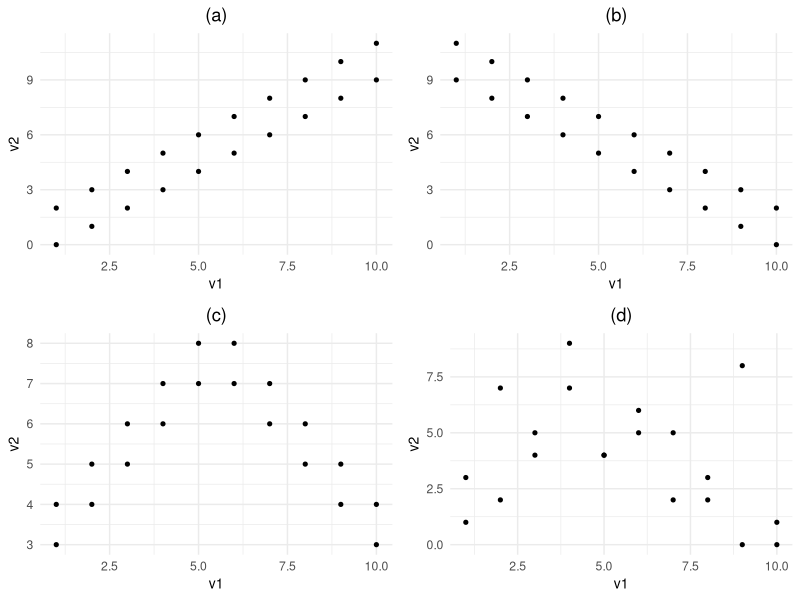

The R script that drew this image:
rm(list = ls())

#library initialization
library(ggplot2)
library(gridExtra) #for adding subplots
library(dplyr) #for special operators
library(corrplot)

v1 <- c(1,2,3,4,5,6,7,8,9,10,1,2,3,4,5,6,7,8,9,10)
v2 <- c(2,3,4,5,6,7,8,9,10,11,0,1,2,3,4,5,6,7,8,9 )

#positive corelation
positive_corr <- data.frame(v1,v2)
positive_corr_plot <- ggplot() + 
  geom_point(data = positive_corr, 
             aes(x = v1, y = v2), size = 1.1) +
  ggtitle("(a)") +
  labs(x = "v1", y = "v2") +
  theme_minimal() +
  theme(plot.title = element_text(hjust = 0.5), axis.title=element_text(size=10))

#negative corelation
v3 <- v2[length(v2):1]
negative_corr <- data.frame(v1,v3)
negative_corr_plot <- ggplot() + 
  geom_point(data = negative_corr, 
             aes(x = v1, y = v3), size = 1.1) +
  ggtitle("(b)") +
  labs(x = "v1", y = "v2") +
  theme_minimal() +
  theme(plot.title = element_text(hjust = 0.5), axis.title=element_text(size=10))

#complex correlation
v4 <- c(3,4,5,6,7,7,6,5,4,3,4,5,6,7,8,8,7,6,5,4)
complex_corr <- data.frame(v1,v4)
complex_corr_plot <- ggplot() + 
  geom_point(data = complex_corr, 
             aes(x = v1, y = v4), size = 1.1) +
  ggtitle("(c)") +
  labs(x = "v1", y = "v2") +
  theme_minimal() +
  theme(plot.title = element_text(hjust = 0.5), axis.title=element_text(size=10))

#null correelation
v5 <- c(3,2,5,7,4,6,2,3,0,1,1,7,4,9,4,5,5,2,8,0)
null_corr <- data.frame(v1,v5)
null_corr_plot <- ggplot() + 
  geom_point(data = null_corr, 
             aes(x = v1, y = v5), size = 1.1) +
  ggtitle("(d)") +
  labs(x = "v1", y = "v2") +
  theme_minimal() +
  theme(plot.title = element_text(hjust = 0.5), axis.title=element_text(size=10))

# Arrange the plots in a grid
total_corr_plot <- grid.arrange(positive_corr_plot,
                                negative_corr_plot, 
                                complex_corr_plot, 
                                null_corr_plot, nrow = 2, ncol = 2)


ggsave(plot = total_corr_plot, 
       "fig4.jpg",
       dpi = 300,
       width = 8,
       height = 6, units = "in")
